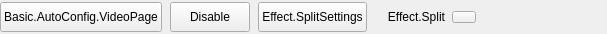
<?xml version="1.0" encoding="UTF-8"?>
<ui version="4.0">
 <class>AFQDeviceSourceToolbar</class>
 <widget class="QWidget" name="AFQDeviceSourceToolbar">
  <property name="geometry">
   <rect>
    <x>0</x>
    <y>0</y>
    <width>607</width>
    <height>34</height>
   </rect>
  </property>
  <property name="minimumSize">
   <size>
    <width>0</width>
    <height>34</height>
   </size>
  </property>
  <property name="maximumSize">
   <size>
    <width>16777215</width>
    <height>34</height>
   </size>
  </property>
  <property name="windowTitle">
   <string>Form</string>
  </property>
  <layout class="QHBoxLayout" name="horizontalLayout_2">
   <property name="spacing">
    <number>8</number>
   </property>
   <property name="leftMargin">
    <number>0</number>
   </property>
   <property name="topMargin">
    <number>0</number>
   </property>
   <property name="rightMargin">
    <number>0</number>
   </property>
   <property name="bottomMargin">
    <number>0</number>
   </property>
   <item>
    <widget class="QPushButton" name="pushButton_VideoConfig">
     <property name="minimumSize">
      <size>
       <width>84</width>
       <height>30</height>
      </size>
     </property>
     <property name="maximumSize">
      <size>
       <width>16777215</width>
       <height>30</height>
      </size>
     </property>
     <property name="text">
      <string>Basic.AutoConfig.VideoPage</string>
     </property>
    </widget>
   </item>
   <item>
    <widget class="QPushButton" name="pushButton_Active">
     <property name="minimumSize">
      <size>
       <width>70</width>
       <height>30</height>
      </size>
     </property>
     <property name="maximumSize">
      <size>
       <width>16777215</width>
       <height>30</height>
      </size>
     </property>
     <property name="sizeIncrement">
      <size>
       <width>0</width>
       <height>0</height>
      </size>
     </property>
     <property name="text">
      <string>Disable</string>
     </property>
    </widget>
   </item>
   <item>
    <widget class="QPushButton" name="pushButton_SplitFilterSettings">
     <property name="minimumSize">
      <size>
       <width>70</width>
       <height>30</height>
      </size>
     </property>
     <property name="maximumSize">
      <size>
       <width>16777215</width>
       <height>30</height>
      </size>
     </property>
     <property name="text">
      <string>Effect.SplitSettings</string>
     </property>
    </widget>
   </item>
   <item>
    <layout class="QHBoxLayout" name="horizontalLayout_3">
     <property name="spacing">
      <number>6</number>
     </property>
     <property name="leftMargin">
      <number>12</number>
     </property>
     <item>
      <widget class="QLabel" name="label_SplitFilter">
       <property name="sizePolicy">
        <sizepolicy hsizetype="Minimum" vsizetype="Preferred">
         <horstretch>0</horstretch>
         <verstretch>0</verstretch>
        </sizepolicy>
       </property>
       <property name="minimumSize">
        <size>
         <width>0</width>
         <height>0</height>
        </size>
       </property>
       <property name="maximumSize">
        <size>
         <width>16777215</width>
         <height>16777215</height>
        </size>
       </property>
       <property name="text">
        <string>Effect.Split</string>
       </property>
       <property name="alignment">
        <set>Qt::AlignCenter</set>
       </property>
      </widget>
     </item>
     <item>
      <widget class="AFQToggleButton" name="pushButton_SplitFilter">
       <property name="sizePolicy">
        <sizepolicy hsizetype="Fixed" vsizetype="Fixed">
         <horstretch>0</horstretch>
         <verstretch>0</verstretch>
        </sizepolicy>
       </property>
       <property name="minimumSize">
        <size>
         <width>24</width>
         <height>12</height>
        </size>
       </property>
       <property name="maximumSize">
        <size>
         <width>24</width>
         <height>12</height>
        </size>
       </property>
       <property name="text">
        <string/>
       </property>
      </widget>
     </item>
    </layout>
   </item>
   <item>
    <spacer name="horizontalSpacer">
     <property name="orientation">
      <enum>Qt::Horizontal</enum>
     </property>
     <property name="sizeType">
      <enum>QSizePolicy::Expanding</enum>
     </property>
     <property name="sizeHint" stdset="0">
      <size>
       <width>40</width>
       <height>20</height>
      </size>
     </property>
    </spacer>
   </item>
  </layout>
 </widget>
 <customwidgets>
  <customwidget>
   <class>AFQToggleButton</class>
   <extends>QPushButton</extends>
   <header>UIComponent/CBasicToggleButton.h</header>
  </customwidget>
 </customwidgets>
 <resources/>
 <connections/>
</ui>
